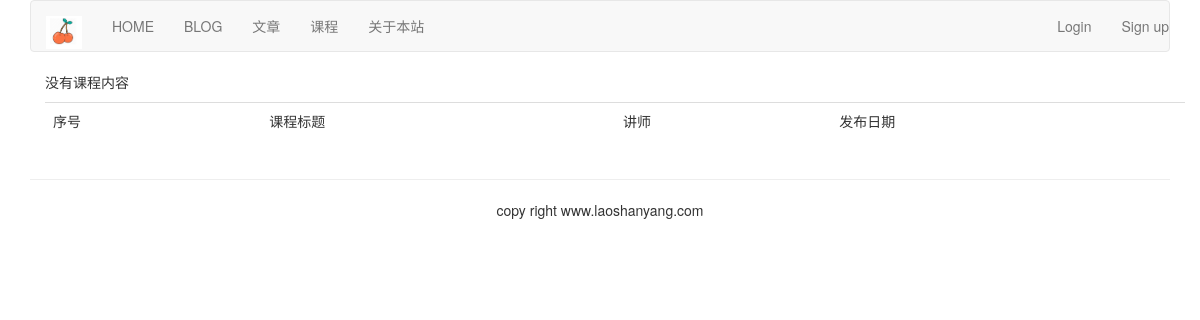
Page /course/course_list on the earlier database version.
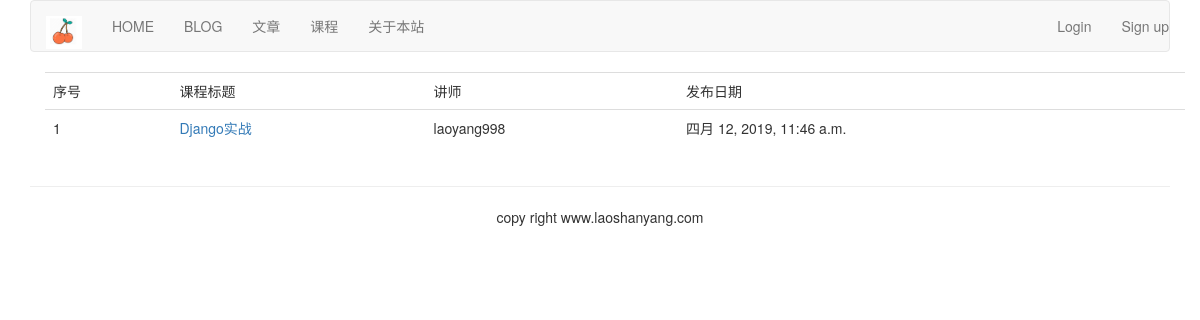
Same page on the later database version.
### course/models.py (models this page shows, shortened)
class Course(models.Model):
    user = models.ForeignKey(User, related_name='course_user', on_delete=models.CASCADE)
    title = models.CharField(max_length=200)
    slug = models.SlugField(max_length=300, unique=True)
    student = models.ManyToManyField(User, related_name='courses_joined', blank=True)
    overview = models.TextField()
    created = models.DateTimeField(auto_now_add=True)
    class Meta:
        ordering = ('-created',)

### course/views.py (the view)
# urls.py: path('course_list', CourseListView.as_view(), name='course_list'),
class CourseListView(ListView):
    model = Course
    context_object_name = 'courses'
    template_name = 'course/course_list.html'

### templates/course/course_list.html (shortened to what this page needs)
{% extends 'base.html' %}
{% block content %}
    <div class="container">
        <table class="table table-hover">
            <tr>
                <td>序号</td>
                <td>课程标题</td>
                <td>讲师</td>
                <td>发布日期</td>
            </tr>
            {% for course in courses %}
                <tr id={{ forloop.counter }}>
                    <td>{{ forloop.counter }}</td>
                    <td><a href="{% url 'course:lesson_slist' course.id %}">{{ course.title }}</a></td>
                    <td>{{ course.user.username }}</td>
                    <td>{{ course.created }}</td>
                </tr>
            {% empty %}
                <p>没有课程内容</p>
            {% endfor %}
        </table>
    </div>
{% endblock %}

Differences in the rows shown:
added Course: title "Django实战", user.username "laoyang998", created "四月 12, 2019, 11:46 a.m."
Other differences:
text no longer shown: "没有课程内容"
